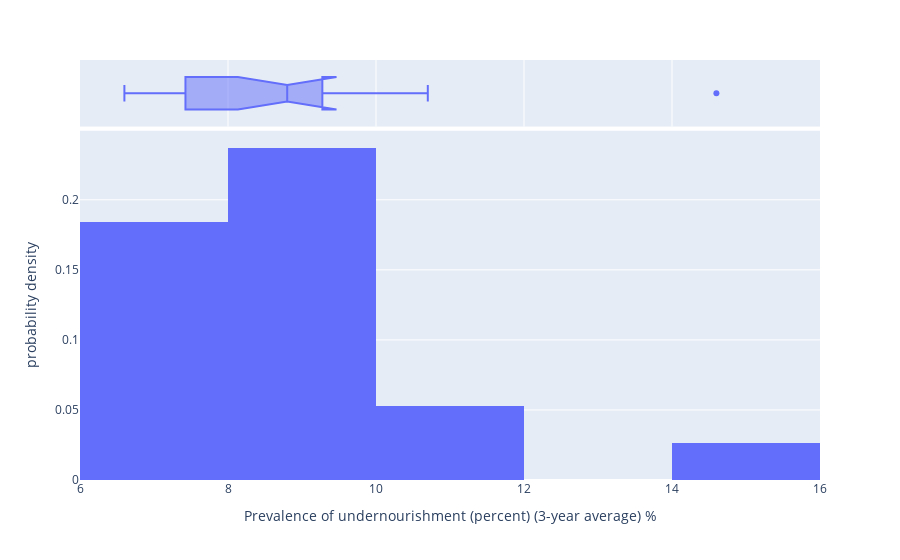

Source (notebook cell):
### Markdown cell above
# Test for Normality

### Code cell
# Histogram Plot
import plotly.express as px
import plotly.io as pio

# create a plot
fig = px.histogram(df['Prevalence of undernourishment (percent) (3-year average) %'],
                   x = 'Prevalence of undernourishment (percent) (3-year average) %',
                   marginal = 'box', histnorm= 'probability density'
                   )


fig.show()

fig.write_image("C:/Users/Emmanuel Aminu/Downloads/Food Security Prediction Model/Images/fig2.png")

### Figure 1 — Plotly figure (JSON) as saved in the notebook; plotly's stock layout.template omitted (floating-point values rounded to 4 significant figures)
{"data": [{"alignmentgroup": "True", "bingroup": "x", "histnorm": "probability density", "hovertemplate": "Prevalence of undernourishment (percent) (3-year average) %=%{x}<br>probability density=%{y}<extra></extra>", "legendgroup": "", "marker": {"color": "#636efa", "pattern": {"shape": ""}}, "name": "", "offsetgroup": "", "orientation": "v", "showlegend": false, "type": "histogram", "x": [8.9, 8.9, 8.6, 7.9, 7.1, 6.7, 6.6, 6.8, 7.3, 7.8, 8.1, 8.8, 9, 9.3, 9.2, 9.4, 10, 10.7, 14.6], "xaxis": "x", "yaxis": "y"}, {"alignmentgroup": "True", "hovertemplate": "Prevalence of undernourishment (percent) (3-year average) %=%{x}<extra></extra>", "legendgroup": "", "marker": {"color": "#636efa"}, "name": "", "notched": true, "offsetgroup": "", "showlegend": false, "type": "box", "x": [8.9, 8.9, 8.6, 7.9, 7.1, 6.7, 6.6, 6.8, 7.3, 7.8, 8.1, 8.8, 9, 9.3, 9.2, 9.4, 10, 10.7, 14.6], "xaxis": "x2", "yaxis": "y2"}], "layout": {"barmode": "relative", "legend": {"tracegroupgap": 0}, "margin": {"t": 60}, "xaxis": {"anchor": "y", "domain": [0, 1], "title": {"text": "Prevalence of undernourishment (percent) (3-year average) %"}}, "xaxis2": {"anchor": "y2", "domain": [0, 1], "matches": "x", "showgrid": true, "showticklabels": false}, "yaxis": {"anchor": "x", "domain": [0, 0.8316], "title": {"text": "probability density"}}, "yaxis2": {"anchor": "x2", "domain": [0.8416, 1], "matches": "y2", "showgrid": false, "showline": false, "showticklabels": false, "ticks": ""}}}
